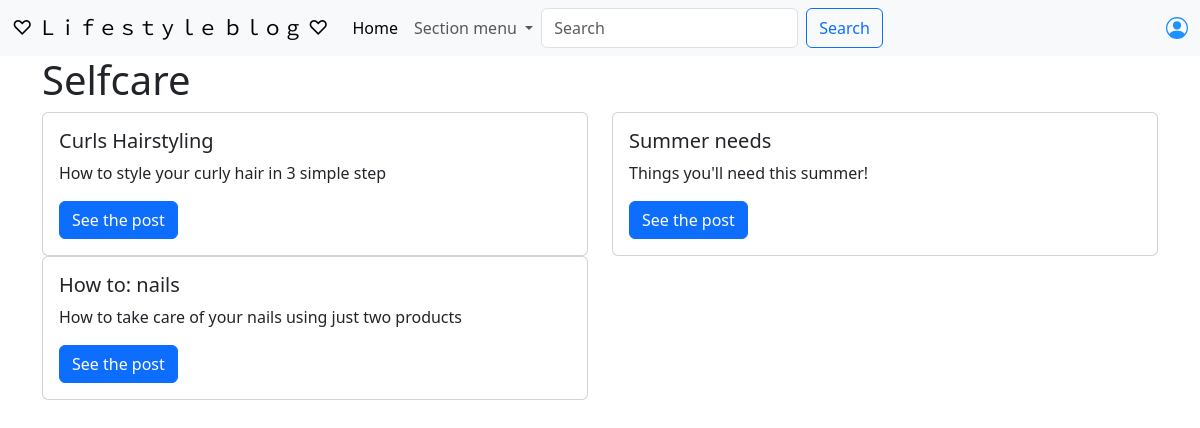
Page /categories/Selfcare/ on the earlier database version.
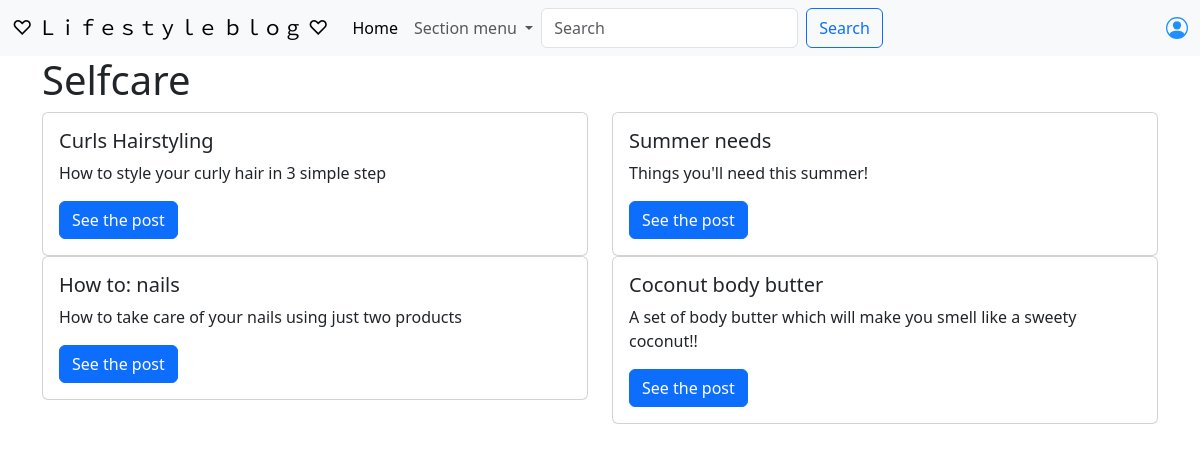
Same page on the later database version.
### TheBlog/models.py (models this page shows, shortened)
class Post(models.Model):
    title = models.CharField(max_length=255)
    title_tag = models.CharField(max_length=255, default="Blog")
    category = models.CharField(max_length=255, default="Blog")
    author = models.ForeignKey(User, on_delete=models.CASCADE)
    description = models.CharField(max_length=255, default="No description")
    body = RichTextField(blank=True, null=True)
    likes = models.ManyToManyField(User, related_name='blog_posts')

### TheBlog/views.py (the view)
# urls.py: path('categories/<str:Fashion>/', CategoryView, name='category'),
def CategoryView(request, Fashion):
    category_posts = Post.objects.filter(category=Fashion.replace('-', ' '))
    return render(request, 'categories.html',
                  {'Fashion': Fashion.title().replace('-', ' '), 'category_posts': category_posts})

### TheBlog/templates/categories.html (shortened to what this page needs)
{% extends 'base.html' %}
{% block content %}
    <h1> {{ Fashion }} </h1>
    <div class="row">
        {% for post in category_posts %}
            <div class="col-sm-6 mb-3 mb-sm-0">
                <div class="card">
                    <div class="card-body">
                        <h5 class="card-title">{{ post.title }}</h5>
                        <p class="card-text">{{ post.description }}</p>
                        <a href="{% url 'article' post.pk %}" class="btn btn-primary">See the post</a>
                    </div>
                </div>
            </div>
            {% if forloop.counter|divisibleby:2 and not forloop.last %}
                </div><div class="row">
            {% endif %}
        {% endfor %}
    </div>
{% endblock %}

Differences in the rows shown:
added Post: title "Coconut body butter", description "A set of body butter which will make you smell like a sweety coconut!!"
